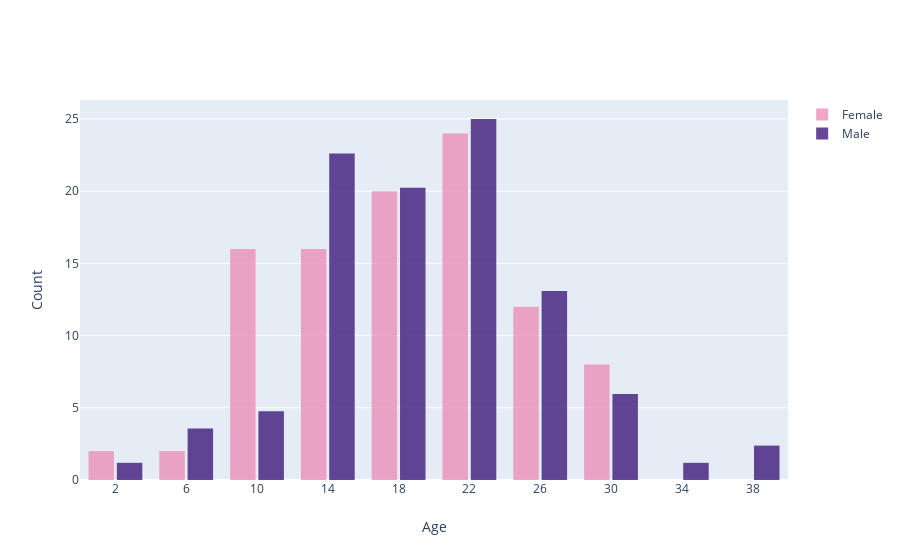

The notebook cell saved with this chart:
### Code cell
import plotly.graph_objects as go

import numpy as np
ind_ = df['marital_status']=='Married'
x0 = df['stress_score'][ind_]
ind_ = df['marital_status']!='Married'
x1 = df['stress_score'][ind_]

fig = go.Figure()
fig.add_trace(go.Histogram(
    x=x0,
    histnorm='percent',
    name='Female', # name used in legend and hover labels
    xbins=dict( # bins used for histogram
        start=0,
        end=60,
        size=4
    ),
    marker_color='#EB89B5',
    opacity=0.75
))
fig.add_trace(go.Histogram(
    x=x1,
    histnorm='percent',
    name='Male',
    xbins=dict(
        start=0,
        end=60,
        size=4
    ),
    marker_color='#330C73',
    opacity=0.75
))

fig.update_layout(
    #title_text='Stress score', # title of plot
    xaxis_title_text='Age', # xaxis label
    yaxis_title_text='Count', # yaxis label
    bargap=0.2, # gap between bars of adjacent location coordinates
    bargroupgap=0.1 # gap between bars of the same location coordinates
)

fig.show()

### Figure 1 — Plotly figure (JSON) as saved in the notebook; plotly's stock layout.template omitted (floating-point values rounded to 4 significant figures)
{"data": [{"histnorm": "percent", "marker": {"color": "#EB89B5"}, "name": "Female", "opacity": 0.75, "type": "histogram", "x": [11, 14, 19, 26, 15, 15, 16, 20, 24, 26, 20, 22, 28, 14, 16, 10, 9, 19, 9, 20, 17, 14, 17, 17, 20, 22, 23, 13, 17, 10, 9, 29, 31, 22, 11, 13, 12, 26, 3, 23, 7, 11, 27, 19, 28, 27, 20, 22, 18, 21], "xbins": {"end": 60, "size": 4, "start": 0}}, {"histnorm": "percent", "marker": {"color": "#330C73"}, "name": "Male", "opacity": 0.75, "type": "histogram", "x": [21, 14, 18, 27, 18, 17, 17, 14, 22, 15, 27, 10, 21, 38, 24, 14, 18, 12, 12, 19, 33, 12, 14, 21, 22, 27, 21, 13, 17, 21, 7, 19, 15, 28, 15, 22, 15, 25, 7, 14, 29, 23, 13, 21, 31, 17, 37, 24, 15, 17, 17, 5, 20, 23, 8, 16, 19, 14, 13, 19, 3, 9, 19, 23, 26, 23, 15, 11, 26, 22, 22, 25, 21, 25, 31, 23, 20, 23, 19, 22, 29, 19, 24, 14], "xbins": {"end": 60, "size": 4, "start": 0}}], "layout": {"bargap": 0.2, "bargroupgap": 0.1, "xaxis": {"title": {"text": "Age"}}, "yaxis": {"title": {"text": "Count"}}}}
